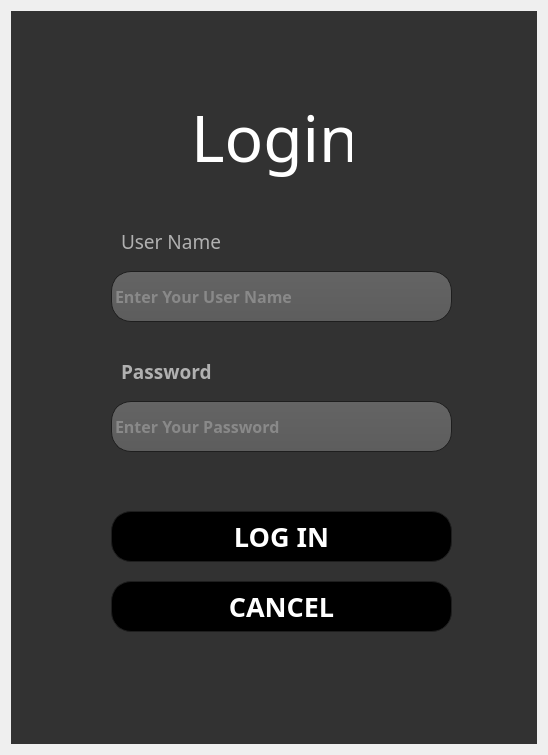
<?xml version="1.0" encoding="UTF-8"?>
<ui version="4.0">
 <class>Dialog</class>
 <widget class="QDialog" name="Dialog">
  <property name="geometry">
   <rect>
    <x>0</x>
    <y>0</y>
    <width>548</width>
    <height>755</height>
   </rect>
  </property>
  <property name="windowTitle">
   <string>Dialog</string>
  </property>
  <property name="styleSheet">
   <string notr="true"/>
  </property>
  <layout class="QVBoxLayout" name="verticalLayout">
   <item>
    <widget class="QWidget" name="bgwidget" native="true">
     <property name="styleSheet">
      <string notr="true">QToolTip
{
     border: 1px solid black;
     background-color: #ffa02f;
     padding: 1px;
     border-radius: 3px;
     opacity: 100;
}

QWidget
{
    color: #b1b1b1;
    background-color: #323232;
}

QTreeView, QListView
{
    background-color: silver;
    margin-left: 5px;
}

QWidget:item:hover
{
    background-color: QLinearGradient( x1: 0, y1: 0, x2: 0, y2: 1, stop: 0 #ffa02f, stop: 1 #ca0619);
    color: #000000;
}

QWidget:item:selected
{
    background-color: QLinearGradient( x1: 0, y1: 0, x2: 0, y2: 1, stop: 0 #ffa02f, stop: 1 #d7801a);
}

QMenuBar::item
{
    background: transparent;
}

QMenuBar::item:selected
{
    background: transparent;
    border: 1px solid #ffaa00;
}

QMenuBar::item:pressed
{
    background: #444;
    border: 1px solid #000;
    background-color: QLinearGradient(
        x1:0, y1:0,
        x2:0, y2:1,
        stop:1 #212121,
        stop:0.4 #343434/*,
        stop:0.2 #343434,
        stop:0.1 #ffaa00*/
    );
    margin-bottom:-1px;
    padding-bottom:1px;
}

QMenu
{
    border: 1px solid #000;
}

QMenu::item
{
    padding: 2px 20px 2px 20px;
}

QMenu::item:selected
{
    color: #000000;
}

QWidget:disabled
{
    color: #808080;
    background-color: #323232;
}

QAbstractItemView
{
    background-color: QLinearGradient( x1: 0, y1: 0, x2: 0, y2: 1, stop: 0 #4d4d4d, stop: 0.1 #646464, stop: 1 #5d5d5d);
}

QWidget:focus
{
    /*border: 1px solid darkgray;*/
}

QLineEdit
{
    background-color: QLinearGradient( x1: 0, y1: 0, x2: 0, y2: 1, stop: 0 #4d4d4d, stop: 0 #646464, stop: 1 #5d5d5d);
    padding: 1px;
    border-style: solid;
    border: 1px solid #1e1e1e;
    border-radius: 5;
}

QPushButton
{
    color: #b1b1b1;
    background-color: QLinearGradient( x1: 0, y1: 0, x2: 0, y2: 1, stop: 0 #565656, stop: 0.1 #525252, stop: 0.5 #4e4e4e, stop: 0.9 #4a4a4a, stop: 1 #464646);
    border-width: 1px;
    border-color: #1e1e1e;
    border-style: solid;
    border-radius: 6;
    padding: 3px;
    font-size: 12px;
    padding-left: 5px;
    padding-right: 5px;
    min-width: 40px;
}

QPushButton:pressed
{
    background-color: QLinearGradient( x1: 0, y1: 0, x2: 0, y2: 1, stop: 0 #2d2d2d, stop: 0.1 #2b2b2b, stop: 0.5 #292929, stop: 0.9 #282828, stop: 1 #252525);
}

QComboBox
{
    selection-background-color: #ffaa00;
    background-color: QLinearGradient( x1: 0, y1: 0, x2: 0, y2: 1, stop: 0 #565656, stop: 0.1 #525252, stop: 0.5 #4e4e4e, stop: 0.9 #4a4a4a, stop: 1 #464646);
    border-style: solid;
    border: 1px solid #1e1e1e;
    border-radius: 5;
}

QComboBox:hover,QPushButton:hover
{
    border: 2px solid QLinearGradient( x1: 0, y1: 0, x2: 0, y2: 1, stop: 0 #ffa02f, stop: 1 #d7801a);
}


QComboBox:on
{
    padding-top: 3px;
    padding-left: 4px;
    background-color: QLinearGradient( x1: 0, y1: 0, x2: 0, y2: 1, stop: 0 #2d2d2d, stop: 0.1 #2b2b2b, stop: 0.5 #292929, stop: 0.9 #282828, stop: 1 #252525);
    selection-background-color: #ffaa00;
}

QComboBox QAbstractItemView
{
    border: 2px solid darkgray;
    selection-background-color: QLinearGradient( x1: 0, y1: 0, x2: 0, y2: 1, stop: 0 #ffa02f, stop: 1 #d7801a);
}

QComboBox::drop-down
{
     subcontrol-origin: padding;
     subcontrol-position: top right;
     width: 15px;

     border-left-width: 0px;
     border-left-color: darkgray;
     border-left-style: solid; /* just a single line */
     border-top-right-radius: 3px; /* same radius as the QComboBox */
     border-bottom-right-radius: 3px;
 }

QComboBox::down-arrow
{
     image: url(:/dark_orange/img/down_arrow.png);
}

QGroupBox
{
    border: 1px solid darkgray;
    margin-top: 10px;
}

QGroupBox:focus
{
    border: 1px solid darkgray;
}

QTextEdit:focus
{
    border: 1px solid darkgray;
}

QScrollBar:horizontal {
     border: 1px solid #222222;
     background: QLinearGradient( x1: 0, y1: 0, x2: 0, y2: 1, stop: 0.0 #121212, stop: 0.2 #282828, stop: 1 #484848);
     height: 7px;
     margin: 0px 16px 0 16px;
}

QScrollBar::handle:horizontal
{
      background: QLinearGradient( x1: 0, y1: 0, x2: 1, y2: 0, stop: 0 #ffa02f, stop: 0.5 #d7801a, stop: 1 #ffa02f);
      min-height: 20px;
      border-radius: 2px;
}

QScrollBar::add-line:horizontal {
      border: 1px solid #1b1b19;
      border-radius: 2px;
      background: QLinearGradient( x1: 0, y1: 0, x2: 1, y2: 0, stop: 0 #ffa02f, stop: 1 #d7801a);
      width: 14px;
      subcontrol-position: right;
      subcontrol-origin: margin;
}

QScrollBar::sub-line:horizontal {
      border: 1px solid #1b1b19;
      border-radius: 2px;
      background: QLinearGradient( x1: 0, y1: 0, x2: 1, y2: 0, stop: 0 #ffa02f, stop: 1 #d7801a);
      width: 14px;
     subcontrol-position: left;
     subcontrol-origin: margin;
}

QScrollBar::right-arrow:horizontal, QScrollBar::left-arrow:horizontal
{
      border: 1px solid black;
      width: 1px;
      height: 1px;
      background: white;
}

QScrollBar::add-page:horizontal, QScrollBar::sub-page:horizontal
{
      background: none;
}

QScrollBar:vertical
{
      background: QLinearGradient( x1: 0, y1: 0, x2: 1, y2: 0, stop: 0.0 #121212, stop: 0.2 #282828, stop: 1 #484848);
      width: 7px;
      margin: 16px 0 16px 0;
      border: 1px solid #222222;
}

QScrollBar::handle:vertical
{
      background: QLinearGradient( x1: 0, y1: 0, x2: 0, y2: 1, stop: 0 #ffa02f, stop: 0.5 #d7801a, stop: 1 #ffa02f);
      min-height: 20px;
      border-radius: 2px;
}

QScrollBar::add-line:vertical
{
      border: 1px solid #1b1b19;
      border-radius: 2px;
      background: QLinearGradient( x1: 0, y1: 0, x2: 0, y2: 1, stop: 0 #ffa02f, stop: 1 #d7801a);
      height: 14px;
      subcontrol-position: bottom;
      subcontrol-origin: margin;
}

QScrollBar::sub-line:vertical
{
      border: 1px solid #1b1b19;
      border-radius: 2px;
      background: QLinearGradient( x1: 0, y1: 0, x2: 0, y2: 1, stop: 0 #d7801a, stop: 1 #ffa02f);
      height: 14px;
      subcontrol-position: top;
      subcontrol-origin: margin;
}

QScrollBar::up-arrow:vertical, QScrollBar::down-arrow:vertical
{
      border: 1px solid black;
      width: 1px;
      height: 1px;
      background: white;
}


QScrollBar::add-page:vertical, QScrollBar::sub-page:vertical
{
      background: none;
}

QTextEdit
{
    background-color: #242424;
}

QPlainTextEdit
{
    background-color: #242424;
}

QHeaderView::section
{
    background-color: QLinearGradient(x1:0, y1:0, x2:0, y2:1, stop:0 #616161, stop: 0.5 #505050, stop: 0.6 #434343, stop:1 #656565);
    color: white;
    padding-left: 4px;
    border: 1px solid #6c6c6c;
}

QCheckBox:disabled
{
color: #414141;
}

QDockWidget::title
{
    text-align: center;
    spacing: 3px; /* spacing between items in the tool bar */
    background-color: QLinearGradient(x1:0, y1:0, x2:0, y2:1, stop:0 #323232, stop: 0.5 #242424, stop:1 #323232);
}

QDockWidget::close-button, QDockWidget::float-button
{
    text-align: center;
    spacing: 1px; /* spacing between items in the tool bar */
    background-color: QLinearGradient(x1:0, y1:0, x2:0, y2:1, stop:0 #323232, stop: 0.5 #242424, stop:1 #323232);
}

QDockWidget::close-button:hover, QDockWidget::float-button:hover
{
    background: #242424;
}

QDockWidget::close-button:pressed, QDockWidget::float-button:pressed
{
    padding: 1px -1px -1px 1px;
}

QMainWindow::separator
{
    background-color: QLinearGradient(x1:0, y1:0, x2:0, y2:1, stop:0 #161616, stop: 0.5 #151515, stop: 0.6 #212121, stop:1 #343434);
    color: white;
    padding-left: 4px;
    border: 1px solid #4c4c4c;
    spacing: 3px; /* spacing between items in the tool bar */
}

QMainWindow::separator:hover
{

    background-color: QLinearGradient(x1:0, y1:0, x2:0, y2:1, stop:0 #d7801a, stop:0.5 #b56c17 stop:1 #ffa02f);
    color: white;
    padding-left: 4px;
    border: 1px solid #6c6c6c;
    spacing: 3px; /* spacing between items in the tool bar */
}

QToolBar::handle
{
     spacing: 3px; /* spacing between items in the tool bar */
     background: url(:/dark_orange/img/handle.png);
}

QMenu::separator
{
    height: 2px;
    background-color: QLinearGradient(x1:0, y1:0, x2:0, y2:1, stop:0 #161616, stop: 0.5 #151515, stop: 0.6 #212121, stop:1 #343434);
    color: white;
    padding-left: 4px;
    margin-left: 10px;
    margin-right: 5px;
}

QProgressBar
{
    border: 2px solid grey;
    border-radius: 5px;
    text-align: center;
}

QProgressBar::chunk
{
    background-color: #d7801a;
    width: 2.15px;
    margin: 0.5px;
}

QTabBar::tab {
    color: #b1b1b1;
    border: 1px solid #444;
    border-bottom-style: none;
    background-color: #323232;
    padding-left: 10px;
    padding-right: 10px;
    padding-top: 3px;
    padding-bottom: 2px;
    margin-right: -1px;
}

QTabWidget::pane {
    border: 1px solid #444;
    top: 1px;
}

QTabBar::tab:last
{
    margin-right: 0; /* the last selected tab has nothing to overlap with on the right */
    border-top-right-radius: 3px;
}

QTabBar::tab:first:!selected
{
 margin-left: 0px; /* the last selected tab has nothing to overlap with on the right */


    border-top-left-radius: 3px;
}

QTabBar::tab:!selected
{
    color: #b1b1b1;
    border-bottom-style: solid;
    margin-top: 3px;
    background-color: QLinearGradient(x1:0, y1:0, x2:0, y2:1, stop:1 #212121, stop:.4 #343434);
}

QTabBar::tab:selected
{
    border-top-left-radius: 3px;
    border-top-right-radius: 3px;
    margin-bottom: 0px;
}

QTabBar::tab:!selected:hover
{
    /*border-top: 2px solid #ffaa00;
    padding-bottom: 3px;*/
    border-top-left-radius: 3px;
    border-top-right-radius: 3px;
    background-color: QLinearGradient(x1:0, y1:0, x2:0, y2:1, stop:1 #212121, stop:0.4 #343434, stop:0.2 #343434, stop:0.1 #ffaa00);
}

QRadioButton::indicator:checked, QRadioButton::indicator:unchecked{
    color: #b1b1b1;
    background-color: #323232;
    border: 1px solid #b1b1b1;
    border-radius: 6px;
}

QRadioButton::indicator:checked
{
    background-color: qradialgradient(
        cx: 0.5, cy: 0.5,
        fx: 0.5, fy: 0.5,
        radius: 1.0,
        stop: 0.25 #ffaa00,
        stop: 0.3 #323232
    );
}

QCheckBox::indicator{
    color: #b1b1b1;
    background-color: #323232;
    border: 1px solid #b1b1b1;
    width: 9px;
    height: 9px;
}

QRadioButton::indicator
{
    border-radius: 6px;
}

QRadioButton::indicator:hover, QCheckBox::indicator:hover
{
    border: 1px solid #ffaa00;
}

QCheckBox::indicator:checked
{
    image:url(:/dark_orange/img/checkbox.png);
}

QCheckBox::indicator:disabled, QRadioButton::indicator:disabled
{
    border: 1px solid #444;
}


QSlider::groove:horizontal {
    border: 1px solid #3A3939;
    height: 8px;
    background: #201F1F;
    margin: 2px 0;
    border-radius: 2px;
}

QSlider::handle:horizontal {
    background: QLinearGradient( x1: 0, y1: 0, x2: 0, y2: 1,
      stop: 0.0 silver, stop: 0.2 #a8a8a8, stop: 1 #727272);
    border: 1px solid #3A3939;
    width: 14px;
    height: 14px;
    margin: -4px 0;
    border-radius: 2px;
}

QSlider::groove:vertical {
    border: 1px solid #3A3939;
    width: 8px;
    background: #201F1F;
    margin: 0 0px;
    border-radius: 2px;
}

QSlider::handle:vertical {
    background: QLinearGradient( x1: 0, y1: 0, x2: 0, y2: 1, stop: 0.0 silver,
      stop: 0.2 #a8a8a8, stop: 1 #727272);
    border: 1px solid #3A3939;
    width: 14px;
    height: 14px;
    margin: 0 -4px;
    border-radius: 2px;
}

QAbstractSpinBox {
    padding-top: 2px;
    padding-bottom: 2px;
    border: 1px solid darkgray;

    border-radius: 2px;
    min-width: 50px;
}

</string>
     </property>
     <widget class="QLabel" name="label">
      <property name="geometry">
       <rect>
        <x>180</x>
        <y>80</y>
        <width>161</width>
        <height>91</height>
       </rect>
      </property>
      <property name="font">
       <font>
        <family>Barlow</family>
        <pointsize>48</pointsize>
        <weight>50</weight>
        <italic>false</italic>
        <bold>false</bold>
       </font>
      </property>
      <property name="styleSheet">
       <string notr="true"> color:rgb(255, 255, 255)</string>
      </property>
      <property name="text">
       <string>Login</string>
      </property>
     </widget>
     <widget class="QPushButton" name="login">
      <property name="geometry">
       <rect>
        <x>100</x>
        <y>500</y>
        <width>341</width>
        <height>51</height>
       </rect>
      </property>
      <property name="font">
       <font>
        <family>Barlow</family>
        <pointsize>20</pointsize>
        <weight>75</weight>
        <bold>true</bold>
       </font>
      </property>
      <property name="styleSheet">
       <string notr="true">border-radius:20px;
background-color: rgb(0, 0, 0);
color: rgb(255, 255, 255);
font-size:20pt</string>
      </property>
      <property name="text">
       <string>LOG IN</string>
      </property>
     </widget>
     <widget class="QLineEdit" name="user_line">
      <property name="geometry">
       <rect>
        <x>100</x>
        <y>260</y>
        <width>341</width>
        <height>51</height>
       </rect>
      </property>
      <property name="font">
       <font>
        <family>Barlow</family>
        <pointsize>12</pointsize>
        <weight>75</weight>
        <bold>true</bold>
       </font>
      </property>
      <property name="styleSheet">
       <string notr="true">
border-radius:20px;
</string>
      </property>
      <property name="placeholderText">
       <string>Enter Your User Name</string>
      </property>
     </widget>
     <widget class="QLineEdit" name="pass_line">
      <property name="geometry">
       <rect>
        <x>100</x>
        <y>390</y>
        <width>341</width>
        <height>51</height>
       </rect>
      </property>
      <property name="font">
       <font>
        <family>Barlow</family>
        <pointsize>12</pointsize>
        <weight>75</weight>
        <bold>true</bold>
       </font>
      </property>
      <property name="styleSheet">
       <string notr="true">
border-radius:20px;
</string>
      </property>
      <property name="echoMode">
       <enum>QLineEdit::Password</enum>
      </property>
      <property name="placeholderText">
       <string>Enter Your Password</string>
      </property>
     </widget>
     <widget class="QLabel" name="label_3">
      <property name="geometry">
       <rect>
        <x>110</x>
        <y>220</y>
        <width>111</width>
        <height>21</height>
       </rect>
      </property>
      <property name="font">
       <font>
        <family>Barlow</family>
        <pointsize>14</pointsize>
        <weight>50</weight>
        <italic>false</italic>
        <bold>false</bold>
       </font>
      </property>
      <property name="styleSheet">
       <string notr="true"/>
      </property>
      <property name="text">
       <string>User Name</string>
      </property>
     </widget>
     <widget class="QLabel" name="label_4">
      <property name="geometry">
       <rect>
        <x>110</x>
        <y>350</y>
        <width>121</width>
        <height>21</height>
       </rect>
      </property>
      <property name="font">
       <font>
        <family>Barlow</family>
        <pointsize>14</pointsize>
        <weight>75</weight>
        <bold>true</bold>
       </font>
      </property>
      <property name="styleSheet">
       <string notr="true"/>
      </property>
      <property name="text">
       <string>Password</string>
      </property>
     </widget>
     <widget class="QLabel" name="error">
      <property name="geometry">
       <rect>
        <x>110</x>
        <y>460</y>
        <width>321</width>
        <height>31</height>
       </rect>
      </property>
      <property name="styleSheet">
       <string notr="true">font: 12pt &quot;MS Shell Dlg 2&quot;; color:red;</string>
      </property>
      <property name="text">
       <string/>
      </property>
     </widget>
     <widget class="QPushButton" name="CancelButton">
      <property name="geometry">
       <rect>
        <x>100</x>
        <y>570</y>
        <width>341</width>
        <height>51</height>
       </rect>
      </property>
      <property name="font">
       <font>
        <family>Barlow</family>
        <pointsize>20</pointsize>
        <weight>75</weight>
        <bold>true</bold>
       </font>
      </property>
      <property name="styleSheet">
       <string notr="true">border-radius:20px;
background-color: rgb(0, 0, 0);
color: rgb(255, 255, 255);
font-size:20pt

</string>
      </property>
      <property name="text">
       <string>CANCEL</string>
      </property>
     </widget>
    </widget>
   </item>
  </layout>
 </widget>
 <resources/>
 <connections/>
</ui>
